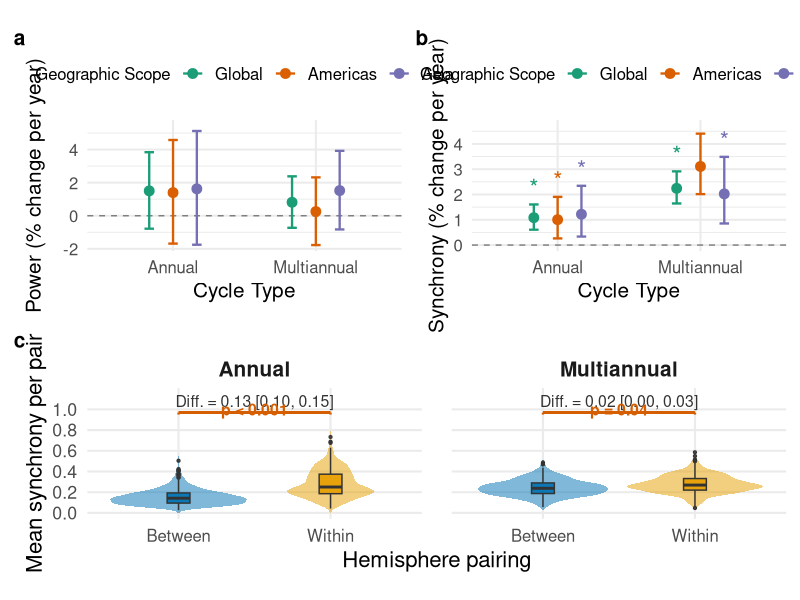
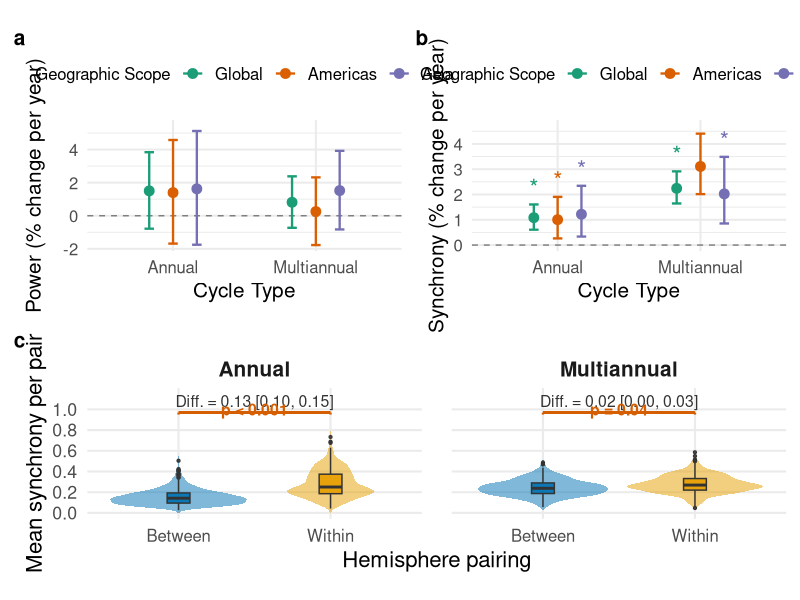

Here is the R script that generated these plots, in order:
# ==============================================================================
# FIG 4 — trends in wavelet power and synchrony, pooled across imputations
# ==============================================================================
# Panel (a): trend in annual- and multiannual-band wavelet power (% change per
# year) for the Global / Americas / Asia scopes. Panel (b): the same for
# synchrony (pair types Global / Within Americas / Within Asia; the
# Americas-Asia cross-pairs are tabulated but not plotted).
#
# Estimates are the MI results of script/04c_mi_wavelet_trends.R
# (output/tables/wavelet_power_interaction_results_MI.csv and
# wavelet_sync_interaction_results_MI.csv): the wavelet analysis run on each of
# 50 imputed datasets, the model coefficients pooled with Rubin's rules on the
# log / logit scale and back-transformed to % change per year with a 95% CI.
# An asterisk marks estimates whose 95% CI excludes zero.
#
# Panel (c): pair-mean synchrony by hemisphere pairing (Within = both countries
# in the same hemisphere, Between = cross-equatorial), by cycle type. Violin /
# box show the per-pair mean synchrony averaged across the 50 imputed datasets
# (wavelet_hemi_full_results_MI.csv); the bracket annotation gives the
# MI-pooled Within - Between difference from the mixed-effects model, with its
# 95% CI and p-value (wavelet_hemi_diff_results_MI.csv).
# Output: output/figures/fig4_MI.png
# ==============================================================================

library(dplyr)
library(ggplot2)
library(patchwork)
# Under Rscript there is no screen device, so print() of a plot would write Rplots.pdf;
# send those calls to a null device. ggsave() opens its own device and is unaffected.
if (!interactive()) pdf(NULL)

pow_tab <- read.csv("output/tables/wavelet_power_interaction_results_MI.csv")
syn_tab <- read.csv("output/tables/wavelet_sync_interaction_results_MI.csv")
pooled <- bind_rows(
  pow_tab %>% transmute(analysis = "power", cycle = Cycle, region = Region,
                        mag_point = Pct_Change, mag_lwr = CI_Lower, mag_upr = CI_Upper),
  syn_tab %>% transmute(analysis = "synchrony", cycle = Cycle, region = Pair_Type,
                        mag_point = Pct_Change_Per_Year, mag_lwr = CI_Lower, mag_upr = CI_Upper)
)
hemi_pairs <- read.csv("output/tables/wavelet_hemi_full_results_MI.csv")
hemi_pooled <- read.csv("output/tables/wavelet_hemi_diff_results_MI.csv")

scope_cols <- c("Global" = "#1B9E77", "Americas" = "#D95F02", "Asia" = "#7570B3")

prep <- function(d, scope_map) {
  d %>%
    mutate(
      Scope = factor(scope_map[region], levels = names(scope_cols)),
      Cycle = factor(cycle, levels = c("Annual", "Multiannual")),
      signif = ifelse(mag_lwr > 0 | mag_upr < 0, "*", "")
    ) %>%
    filter(!is.na(Scope))
}

panel <- function(d, ylab) {
  ggplot(d, aes(x = Cycle, y = mag_point, color = Scope)) +
    geom_hline(yintercept = 0, linetype = "dashed", color = "grey50") +
    geom_point(position = position_dodge(width = 0.5), size = 3) +
    geom_errorbar(
      aes(ymin = mag_lwr, ymax = mag_upr),
      position = position_dodge(width = 0.5), width = 0.2, linewidth = 0.8
    ) +
    geom_text(
      aes(label = signif, y = mag_upr + 0.3),
      position = position_dodge(width = 0.5), size = 6, vjust = 0, show.legend = FALSE
    ) +
    scale_color_manual(name = "Geographic Scope", values = scope_cols) +
    labs(x = "Cycle Type", y = ylab) +
    theme_minimal(base_size = 15) +
    theme(
      plot.title = element_text(face = "bold", size = 14),
      legend.position = "top",
      legend.title = element_text(size = 12)
    )
}

pow <- prep(
  pooled %>% filter(analysis == "power"),
  c("Global" = "Global", "Americas" = "Americas", "Asia" = "Asia")
)
syn <- prep(
  pooled %>% filter(analysis == "synchrony"),
  c("Global" = "Global", "Within Americas" = "Americas", "Within Asia" = "Asia")
)

cat("Power trends (%/yr, Rubin 95% CI; * = CI excludes 0):\n")
print(pow %>% transmute(Cycle, Scope,
  est = sprintf("%.2f [%.2f, %.2f]%s", mag_point, mag_lwr, mag_upr, signif)),
  row.names = FALSE)
cat("\nSynchrony trends (%/yr, Rubin 95% CI; * = CI excludes 0):\n")
print(syn %>% transmute(Cycle, Scope,
  est = sprintf("%.2f [%.2f, %.2f]%s", mag_point, mag_lwr, mag_upr, signif)),
  row.names = FALSE)

# ---- panel c: synchrony by hemisphere pairing ----
hemi_pairs <- hemi_pairs %>%
  mutate(
    Group = factor(hemi_type, levels = c("Between", "Within")),
    Cycle = factor(Cycle, levels = c("Annual", "Multiannual"))
  )
annotations <- hemi_pooled %>%
  filter(group == "Difference") %>%
  rename(Cycle = cycle, point = diff_raw, lwr = diff_lo, upr = diff_hi) %>%
  mutate(
    Cycle = factor(Cycle, levels = c("Annual", "Multiannual")),
    diff_label = sprintf("Diff. = %.2f [%.2f, %.2f]", point, lwr, upr),
    p_label = ifelse(p_value < 0.001, "p < 0.001", sprintf("p = %.2f", p_value)),
    signif = p_value < 0.05
  )

cat("\nHemisphere contrast, Within - Between (Rubin 95% CI):\n")
print(annotations %>% transmute(Cycle,
  est = sprintf("%.3f [%.3f, %.3f], %s", point, lwr, upr, p_label)),
  row.names = FALSE)

panel_c <- ggplot(hemi_pairs, aes(x = Group, y = mean_sync, fill = Group)) +
  geom_violin(alpha = 0.5, color = NA, trim = FALSE) +
  geom_boxplot(width = 0.15, alpha = 0.9, outlier.size = 0.8, color = "grey20") +
  facet_wrap(~Cycle, ncol = 2) +
  # bracket connecting the two groups, colored by significance
  geom_segment(
    data = annotations,
    aes(x = 1, xend = 2, y = 0.97, yend = 0.97, color = signif),
    inherit.aes = FALSE, linewidth = 1
  ) +
  geom_segment(
    data = annotations,
    aes(x = 1, xend = 1, y = 0.95, yend = 0.97, color = signif),
    inherit.aes = FALSE, linewidth = 0.8
  ) +
  geom_segment(
    data = annotations,
    aes(x = 2, xend = 2, y = 0.95, yend = 0.97, color = signif),
    inherit.aes = FALSE, linewidth = 0.8
  ) +
  geom_text(
    data = annotations,
    aes(x = 1.5, y = 1.08, label = diff_label),
    inherit.aes = FALSE, size = 4, color = "grey20"
  ) +
  geom_text(
    data = annotations,
    aes(x = 1.5, y = 1.0, label = p_label, fontface = ifelse(signif, "bold", "plain")),
    inherit.aes = FALSE, size = 4,
    color = ifelse(annotations$signif, "#D55E00", "grey50")
  ) +
  scale_fill_manual(values = c("Between" = "#0072B2", "Within" = "#E69F00"), guide = "none") +
  scale_color_manual(values = c("TRUE" = "#D55E00", "FALSE" = "grey60"), guide = "none") +
  scale_y_continuous(limits = c(0, 1.15), breaks = seq(0, 1, 0.2)) +
  labs(x = "Hemisphere pairing", y = "Mean synchrony per pair") +
  theme_minimal(base_size = 16) +
  theme(
    strip.text = element_text(face = "bold", size = 15),
    axis.text.x = element_text(size = 12),
    panel.grid.minor = element_blank(),
    panel.spacing = unit(1.5, "lines")
  )

fig4 <- (panel(pow, "Power (% change per year)") +
  panel(syn, "Synchrony (% change per year)")) /
  panel_c +
  plot_annotation(tag_levels = "a") &
  theme(
    legend.position = "top",
    plot.tag = element_text(size = 15, face = "bold"),
    plot.margin = margin(t = 10, r = 5, b = 10, l = 5),
    legend.margin = margin(0, 0, 0, 0),
    legend.box.margin = margin(10, 0, 10, 0)
  )

print(fig4)
ggsave("output/figures/fig4_MI.png", fig4,
  width = 12, height = 12, bg = "white", dpi = 300
)

# ---- Source data for Fig. 4: pooled trend estimates (a, b) and hemisphere pairing (c) ----
# Assembled into one workbook per figure by script/fig_source_data_xlsx.R.
dir.create("output/source_data", recursive = TRUE, showWarnings = FALSE)
sd_trend <- function(d) d %>%
  transmute(Cycle, Scope, pct_change_per_year = mag_point, ci_lower = mag_lwr, ci_upper = mag_upr) %>%
  arrange(Cycle, Scope)
write.csv(sd_trend(pow), "output/source_data/fig4_source_data_a.csv", row.names = FALSE)
write.csv(sd_trend(syn), "output/source_data/fig4_source_data_b.csv", row.names = FALSE)
write.csv(hemi_pairs %>% transmute(Cycle, hemisphere_pairing = hemi_type, pair_id, mean_sync) %>%
    arrange(Cycle, hemisphere_pairing, pair_id),
  "output/source_data/fig4_source_data_c_pairs.csv", row.names = FALSE)
write.csv(hemi_pooled %>% transmute(cycle, group, n_pairs, model_mean = emmean, mean_lower = lo, mean_upper = hi,
    difference = diff_raw, diff_lower = diff_lo, diff_upper = diff_hi, p_value),
  "output/source_data/fig4_source_data_c_diff.csv", row.names = FALSE)
